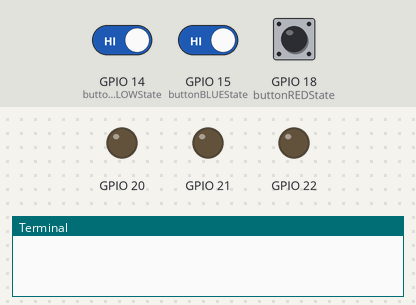
Simulated run of this program. Board: Raspberry Pi (BCM pin numbers). Shown: output pins drawn as LEDs (lit = HIGH), the last lines printed to the terminal. The test bench sets the inputs (shaded band); at power-on: GPIO 18 (buttonREDState) HIGH, GPIO 14 (buttonYELLOWState) HIGH, GPIO 15 (buttonBLUEState) HIGH. Random numbers come from a fixed seed. At 15.6 s the program stops and its outputs stay as they are.

Above: at 5.0 s.
5.1 s: GPIO 18 (buttonREDState) pulled LOW for 0.15 s
At 8.0 s:
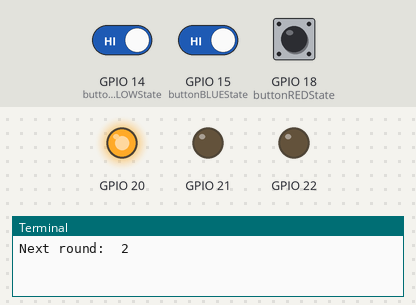
8.2 s: GPIO 14 (buttonYELLOWState) driven LOW and GPIO 15 (buttonBLUEState) driven LOW
At 10.4 s:
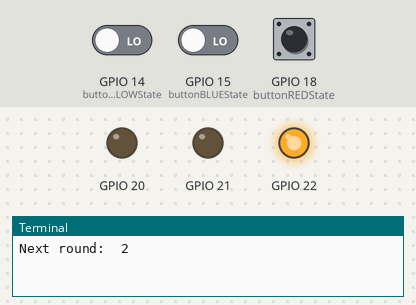
At 14.0 s:
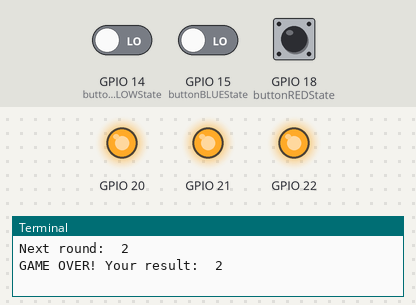
Timing chart, 0 to 17.1 s (numbered marks = the images above; inputs shaded):
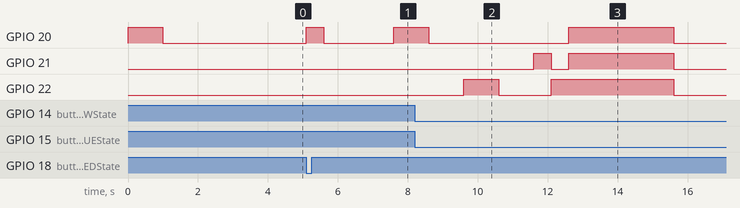

The program:

Simon_says_DIODE.py
```python
import RPi.GPIO as GPIO
import time
import random

GPIO.setwarnings(False)
GPIO.setmode(GPIO.BCM)
#diodes
GPIO.setup (20, GPIO.OUT) #redDIODE
GPIO.setup (21, GPIO.OUT) #blueDIODE
GPIO.setup (22, GPIO.OUT) #yellowDIODE
GPIO.output(20, GPIO.LOW)
GPIO.output(21, GPIO.LOW)
GPIO.output(22, GPIO.LOW)
#buttons
GPIO.setup (18, GPIO.IN, pull_up_down=GPIO.PUD_UP) #redBUTTON
GPIO.setup (15, GPIO.IN, pull_up_down=GPIO.PUD_UP) #blueBUTTON
GPIO.setup (14, GPIO.IN, pull_up_down=GPIO.PUD_UP) #yellowBUTTON

round = 1
diodes_in_round = 0
game = True
tab_random = []

while game:
#wyswietlic dotychczasowe:
    tab_gracz = []
    for i in range(0, diodes_in_round):
        GPIO.output(tab_random[i], GPIO.HIGH)
        time.sleep(1)
        GPIO.output(tab_random[i], GPIO.LOW)
        time.sleep(1)
#wylosowac jedna nowa
    losGraWPokera = random.randint(20,22)
    tab_random.append(losGraWPokera)
    diodes_in_round = diodes_in_round + 1
    GPIO.output(losGraWPokera, GPIO.HIGH)
    time.sleep(1)
    GPIO.output(losGraWPokera, GPIO.LOW)
    time.sleep(1)

    #for x in tab_losowe:
        #print(x)

#gracz
    ilosc_odp_gracza = 0
    while ilosc_odp_gracza < diodes_in_round:

        buttonREDState = GPIO.input(18)
        if buttonREDState == False:
            GPIO.output(20, GPIO.HIGH)
            ilosc_odp_gracza = ilosc_odp_gracza + 1
            tab_gracz.append(20)
            time.sleep(0.5)
            GPIO.output(20, GPIO.LOW)
        else:
            GPIO.output(20, GPIO.LOW)

        buttonBLUEState = GPIO.input(15)
        if buttonBLUEState == False:
            GPIO.output(21, GPIO.HIGH)
            ilosc_odp_gracza = ilosc_odp_gracza + 1
            tab_gracz.append(21)
            time.sleep(0.5)
            GPIO.output(21, GPIO.LOW)
        else:
            GPIO.output(21, GPIO.LOW)

        buttonYELLOWState = GPIO.input(14)
        if buttonYELLOWState == False:
            GPIO.output(22, GPIO.HIGH)
            ilosc_odp_gracza = ilosc_odp_gracza + 1
            tab_gracz.append(22)
            time.sleep(0.5)
            GPIO.output(22, GPIO.LOW)
        else:
            GPIO.output(22, GPIO.LOW)

#sprawdzenie odpowiedzi
    for i in range(0, diodes_in_round):
        if(tab_random[i] != tab_gracz[i]):
            game = False
            GPIO.output(20, GPIO.HIGH)
            GPIO.output(21, GPIO.HIGH)
            GPIO.output(22, GPIO.HIGH)
            print("GAME OVER! Your result: ", round)
            time.sleep(3)
            GPIO.cleanup()

    #for x in tab_gracz:
        #print(x)
    if( game == True):
        del tab_gracz
        round = round + 1
        print("Next round: ", round)
        time.sleep(2)

GPIO.cleanup()
```

Measured:
- after the input at 5.1 s, GPIO 20: LOW → HIGH at once, → LOW 0.50 s later, → HIGH 2.0 s later
- after the input at 8.2 s, GPIO 21: LOW → HIGH after 3.4 s, → LOW 0.50 s later, → HIGH 0.50 s later, → LOW 3.0 s later
